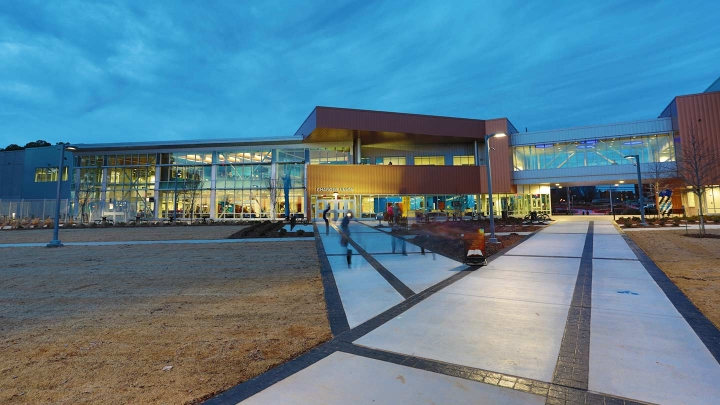
%> input picture uah_color.jpg, 720 x 405 px
$ octave rgb.m   (GNU Octave 9; MATLAB toolbox functions it lacks are replaced by stand-ins)
%> lines starting %> are read from the running program, lines starting %| are printed output that depends on the picture
% Import image
img = im2double(imread('uah_color.jpg'));

% Red Channel
red = img(:,:,1);
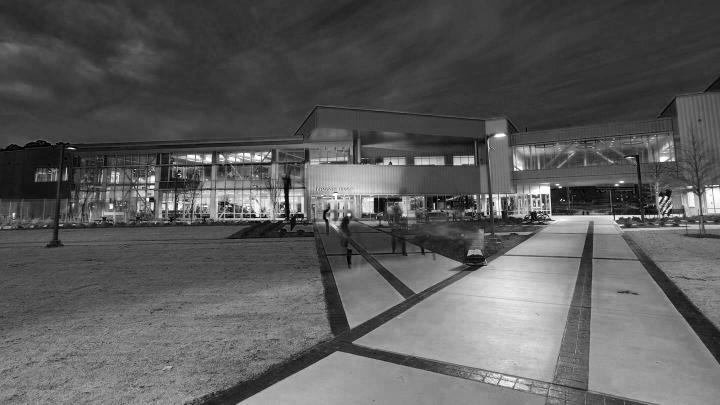
%> red: size 405x720 double; min 0, max 1, mean 0.359

% Green Channel
green = img(:,:,2);
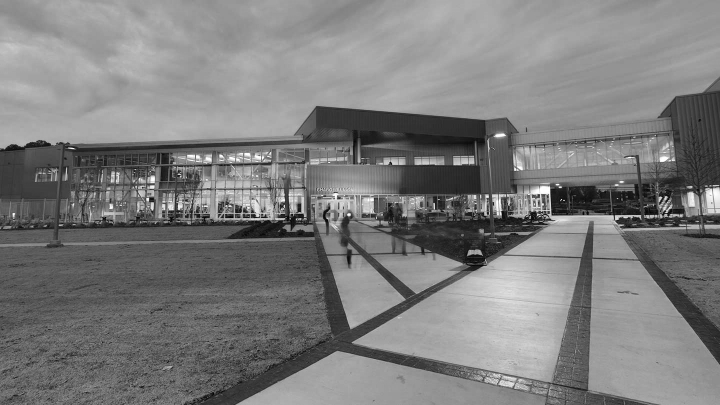
%> green: size 405x720 double; min 0.00784, max 1, mean 0.491

% Blue Channel
blue = img(:,:,3);
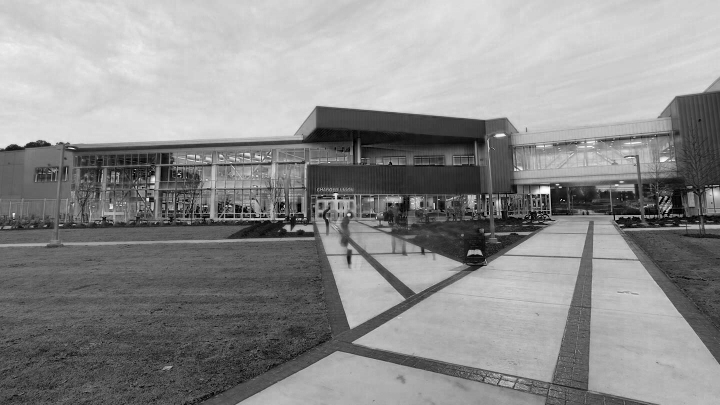
%> blue: size 405x720 double; min 0, max 1, mean 0.555

% Conversion matrix
rgbTOycbcr = cat(3, ...
    0 + (.299*red + .587*green + .114*blue), ...
    0.5 + (-.168736*red + -0.3321264*green + 0.5*blue),...
    0.5 + (0.5*red + -0.418688*green + -0.081312*blue));
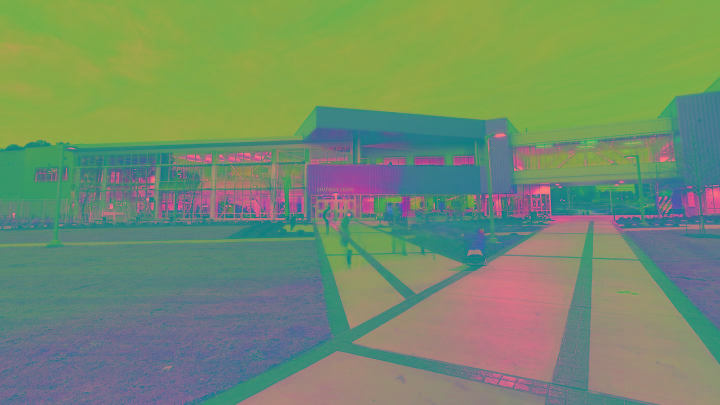
%> rgbTOycbcr: size 405x720x3 double; mean R, G, B 0.459, 0.554, 0.429

% Display RGB and  YCbCr image
subplot(1, 2, 1);
imshow(img); title('Original RGB Image');

subplot(1, 2, 2);
imshow(rgbTOycbcr); title('RGB to YCbCr Image');
